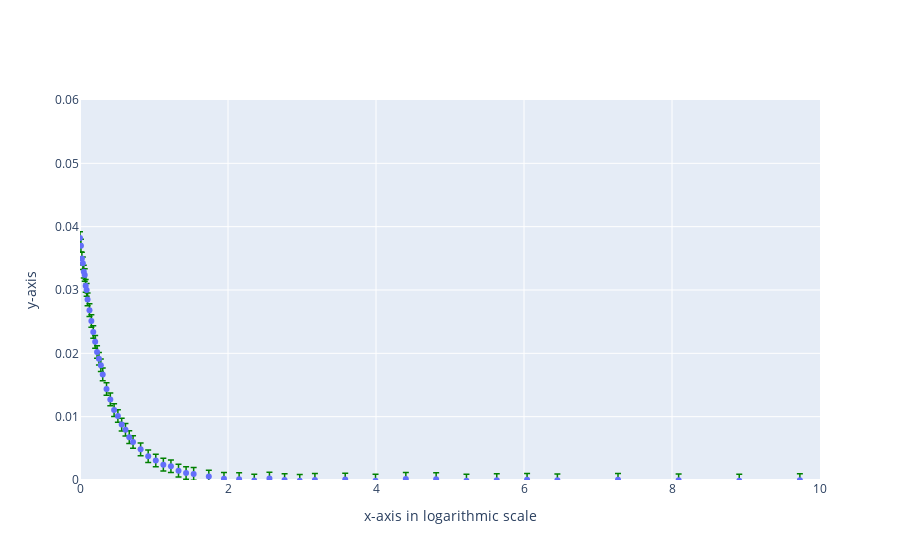

This figure's notebook cell:
### Code cell
import plotly.express as px 
import plotly.graph_objects as go 
import numpy as np 
fig = go.Figure()

# fig.add_trace(go.Scatter(x=x, y=y, mode='lines', name='data'))

fig.update_layout(
	# xaxis_type="log",
	xaxis_title="x-axis in logarithmic scale",
	yaxis_title="y-axis",
	xaxis=dict(range=[0, 10]),
	yaxis=dict(range=[0, 0.06])
)

fig.add_trace(go.Scatter(x=x, y=y, mode='markers', name='data',error_y=dict( 
		type='constant', 
		value=0.001, 
		color='green', 
		thickness=1.5, 
		width=3, 
	)))

fig.show()

### Figure 1 — Plotly figure (JSON) as saved in the notebook; plotly's stock layout.template omitted (floating-point values rounded to 4 significant figures)
{"data": [{"error_y": {"color": "green", "thickness": 1.5, "type": "constant", "value": 0.001, "width": 3}, "mode": "markers", "name": "data", "type": "scatter", "x": [0.0, 0.0128, 0.0256, 0.0384, 0.0512, 0.064, 0.0768, 0.0896, 0.1024, 0.128, 0.1536, 0.1792, 0.2048, 0.2304, 0.256, 0.2816, 0.3072, 0.3584, 0.4096, 0.4608, 0.512, 0.5632, 0.6144, 0.6656, 0.7168, 0.8192, 0.9216, 1.024, 1.126, 1.229, 1.331, 1.434, 1.536, 1.741, 1.946, 2.15, 2.355, 2.56, 2.765, 2.97, 3.174, 3.584, 3.994, 4.403, 4.813, 5.222, 5.632, 6.042, 6.451, 7.27, 8.09, 8.909, 9.728], "y": [0.03821, 0.037, 0.03497, 0.03422, 0.0329, 0.03236, 0.03066, 0.03002, 0.02852, 0.02682, 0.02511, 0.02337, 0.02182, 0.02021, 0.01914, 0.01812, 0.01667, 0.01437, 0.01273, 0.01104, 0.01011, 0.008754, 0.007934, 0.006761, 0.006006, 0.004841, 0.003744, 0.003079, 0.002415, 0.002171, 0.001476, 0.001108, 0.000964, 0.0005523, 0.0001908, 0.0001304, -9.282e-05, 0.0002373, -5.949e-06, -0.0001279, 1.389e-05, 7.835e-05, -0.000107, 0.0001756, 0.0001351, -0.0001009, -2.421e-05, 4.278e-05, -4.902e-05, 2.37e-05, -4.293e-05, -0.0001076, -2.488e-05]}], "layout": {"xaxis": {"range": [0, 10], "title": {"text": "x-axis in logarithmic scale"}}, "yaxis": {"range": [0, 0.06], "title": {"text": "y-axis"}}}}
